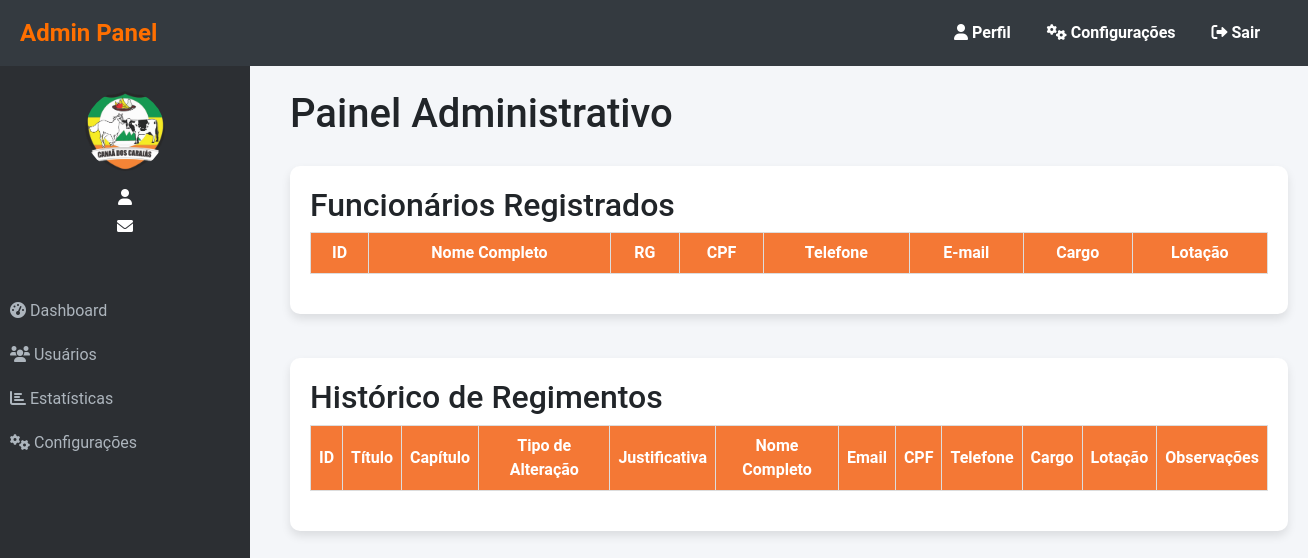
Before: /listar-funcionarios/ with the older database file.
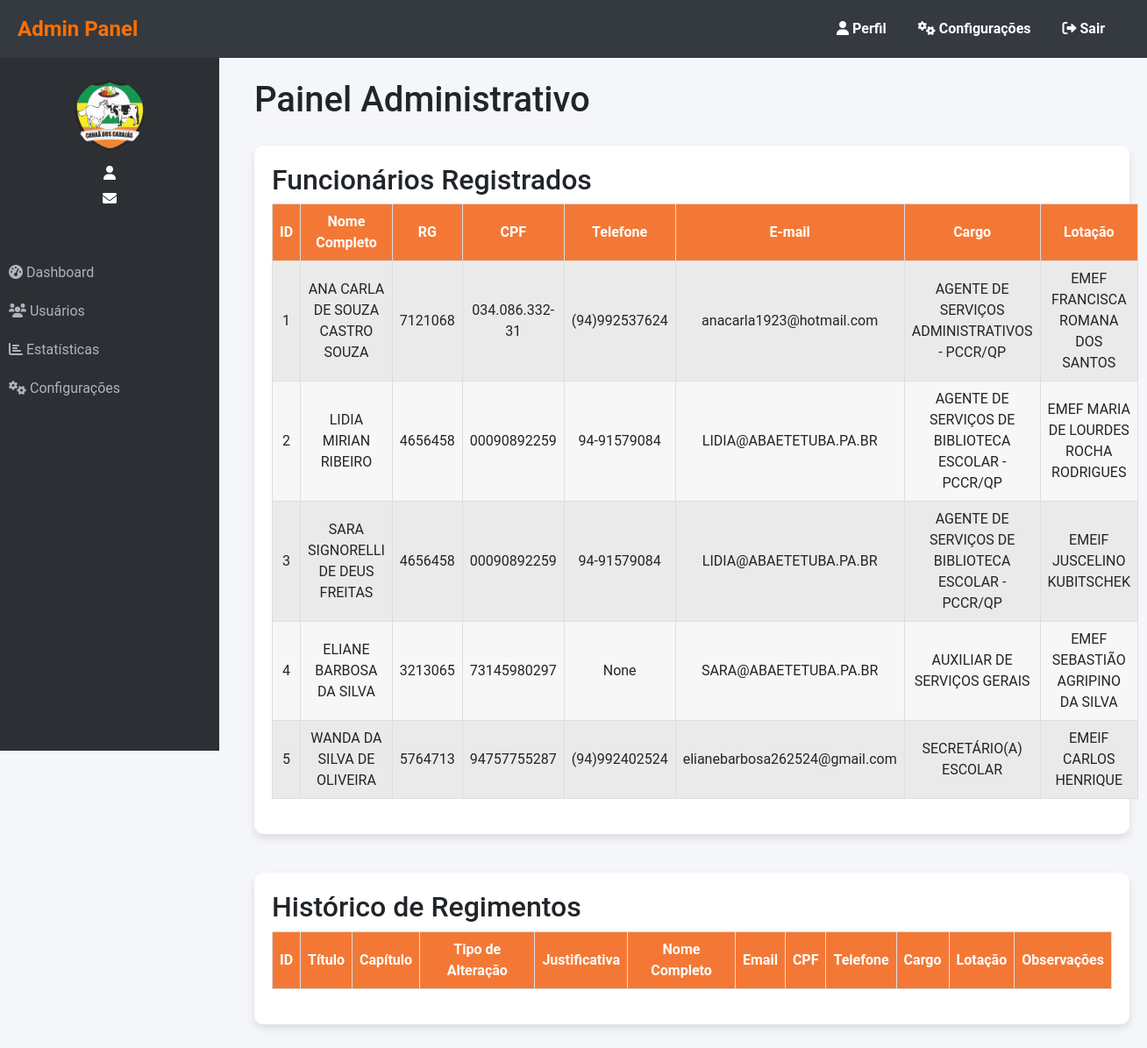
After: the same page with the newer database file.
### website/models.py (models this page shows, shortened)
class Funcionario(models.Model):
    nome_completo = models.CharField(max_length=255)
    rg = models.CharField(max_length=20)
    cpf = models.CharField(max_length=14, unique=True)
    telefone = models.CharField(max_length=15)
    email = models.EmailField(max_length=255)
    cargo = models.CharField(max_length=100)
    lotacao = models.CharField(max_length=100)  # Lotação refers to the work location or department

### website/views.py (the view)
# urls.py: path('listar-funcionarios/', views.listar_funcionarios, name='listar_funcionarios'),
def listar_funcionarios(request):
    funcionarios = Funcionario.objects.all()  # Busca todos os registros da tabela Funcionario
    return render(request, 'listar_funcionarios.html', {'funcionarios': funcionarios})

### website/templates/listar_funcionarios.html (shortened to what this page needs)
<!DOCTYPE html>
{% load static %}
<html lang="en">
<head>
    <link rel="stylesheet" href="https://cdnjs.cloudflare.com/ajax/libs/font-awesome/6.0.0/css/all.min.css">
    <link href="https://cdn.jsdelivr.net/npm/bootstrap@5.3.0-alpha3/dist/css/bootstrap.min.css" rel="stylesheet">
    <link rel="stylesheet" href="{% static 'css/style.css' %}">
</head>
<body>
    <nav class="navbar navbar-expand-lg navbar-dark">
        <a class="navbar-brand" href="#">Admin Panel</a>
        <div class="collapse navbar-collapse" id="navbarNav">
            <ul class="navbar-nav ms-auto">
                <li class="nav-item">
                    <a class="nav-link" href="#"><i class="fas fa-user"></i> Perfil</a>
                </li>
                <li class="nav-item">
                    <a class="nav-link" href="#"><i class="fas fa-cogs"></i> Configurações</a>
                </li>
                <li class="nav-item">
                    <form method="POST" action="{% url 'logout' %}">
                        <button type="submit" class="btn btn-link nav-link">
                            <i class="fas fa-sign-out-alt"></i> Sair
                        </button>
                    </form>
                </li>
            </ul>
        </div>
    </nav>
    <div class="sidebar">
        <div class="admin-info">
            <img src="{% static 'img/admin_background.jpg' %}" alt="Admin Avatar" class="admin-avatar">
            <p><i class="fas fa-user"></i> {{ user.nome_completo }}</p>
            <p><i class="fas fa-envelope"></i> {{ user.email }}</p>
        </div>
        <a href="#"><i class="fas fa-tachometer-alt"></i> Dashboard</a>
        <a href="#"><i class="fas fa-users"></i> Usuários</a>
        <a href="#"><i class="fas fa-chart-bar"></i> Estatísticas</a>
        <a href="#"><i class="fas fa-cogs"></i> Configurações</a>
    </div>
    <div class="main-content">
        <h1>Painel Administrativo</h1>
        <div class="table-container">
            <h2>Funcionários Registrados</h2>
            <table class="table table-striped">
                <thead>
                    <tr>
                        <th>ID</th>
                        <th>Nome Completo</th>
                        <th>RG</th>
                        <th>CPF</th>
                        <th>Telefone</th>
                        <th>E-mail</th>
                        <th>Cargo</th>
                        <th>Lotação</th>
                    </tr>
                </thead>
                <tbody>
                    {% for funcionario in funcionarios %}
                        <tr>
                            <td>{{ funcionario.id }}</td>
                            <td>{{ funcionario.nome_completo }}</td>
                            <td>{{ funcionario.rg }}</td>
                            <td>{{ funcionario.cpf }}</td>
                            <td>{{ funcionario.telefone }}</td>
                            <td>{{ funcionario.email }}</td>
                            <td>{{ funcionario.cargo }}</td>
                            <td>{{ funcionario.lotacao }}</td>
                        </tr>
                    {% endfor %}
                </tbody>
            </table>
        </div>
        <div class="table-container mt-4">
            <h2>Histórico de Regimentos</h2>
            <table class="table table-striped">
                <thead>
                    <tr>
                        <th>ID</th>
                        <th>Título</th>
                        <th>Capítulo</th>
                        <th>Tipo de Alteração</th>
                        <th>Justificativa</th>
                        <th>Nome Completo</th>
                        <th>Email</th>
                        <th>CPF</th>
                        <th>Telefone</th>
                        <th>Cargo</th>
                        <th>Lotação</th>
                        <th>Observações</th>
                    </tr>
                </thead>
            </table>
        </div>
    </div>
</body>
</html>

### static/css/style.css (style rules this page uses)
html, body { height: 100%; margin: 0; display: flex; flex-direction: column; font-family: 'Roboto', sans-serif; background-color: #f5f7fa; }
.navbar { background-color: #343a40; margin-bottom: 0; position: relative; z-index: 1000; }
.navbar-nav .nav-link { color: white !important; font-weight: bold; }
.main-content { flex: 1; display: flex; flex-direction: column; }
.table th, .table td { border: 1px solid #ddd; padding: 8px; text-align: center; vertical-align: middle; }
.table th { background-color: #f47835; color: white; }
.table td { background-color: #f7f7f7; }
.table-container { margin: 20px 0; }
.table { width: 100%; margin-bottom: 20px; border-collapse: collapse; }

### website/templates/listar_funcionarios.html (style rules this page uses)
body { font-family: 'Roboto', sans-serif; background-color: #f4f6f9; }
.navbar { background-color: #343a40; padding: 10px 20px; position: fixed; top: 0; left: 0; width: 100%; z-index: 1000; }
.navbar-brand { color: #ff6f00; font-weight: bold; font-size: 1.5rem; }
.navbar-nav .nav-link { color: #adb5bd; font-size: 1rem; margin-right: 20px; }
.sidebar { background-color: #2c2f33; width: 250px; height: 100vh; position: fixed; top: 56px; left: 0; padding: 20px 0; }
.sidebar .admin-info { text-align: center; margin-bottom: 30px; padding: 15px; }
.sidebar .admin-avatar { width: 80px; height: 80px; border-radius: 50%; margin-bottom: 10px; }
.sidebar .admin-info p { color: #fff; margin: 5px 0; }
.sidebar a { color: #adb5bd; padding: 10px; text-decoration: none; display: block; font-size: 1rem; transition: all 0.3s ease; }
.main-content { margin-left: 270px; margin-top: 70px; padding: 20px; }
.table-container { background-color: #fff; padding: 20px; border-radius: 10px; box-shadow: 0 5px 10px rgba(0, 0, 0, 0.1); }
table th, table td { padding: 10px; text-align: left; }
table th { background-color: #ff6f00; color: white; text-align: center; }
table td { text-align: center; }

Changed rows visible on the page:
added Funcionario: id "1", nome_completo "ANA CARLA DE SOUZA CASTRO SOUZA", rg "7121068", cpf "034.086.332-31", telefone "(94)992537624", email "anacarla1923@hotmail.com", cargo "AGENTE DE SERVIÇOS ADMINISTRATIVOS - PCCR/QP", lotacao "EMEF FRANCISCA ROMANA DOS SANTOS"
added Funcionario: id "2", nome_completo "LIDIA MIRIAN RIBEIRO", rg "4656458", cpf "00090892259", telefone "94-91579084", email "LIDIA@ABAETETUBA.PA.BR", cargo "AGENTE DE SERVIÇOS DE BIBLIOTECA ESCOLAR - PCCR/QP", lotacao "EMEF MARIA DE LOURDES ROCHA RODRIGUES"
added Funcionario: id "3", nome_completo "SARA SIGNORELLI DE DEUS FREITAS", rg "4656458", cpf "00090892259", telefone "94-91579084", email "LIDIA@ABAETETUBA.PA.BR", cargo "AGENTE DE SERVIÇOS DE BIBLIOTECA ESCOLAR - PCCR/QP", lotacao "EMEIF JUSCELINO KUBITSCHEK"
added Funcionario: id "4", nome_completo "ELIANE BARBOSA DA SILVA", rg "3213065", cpf "73145980297", telefone "None", email "SARA@ABAETETUBA.PA.BR", cargo "AUXILIAR DE SERVIÇOS GERAIS", lotacao "EMEF SEBASTIÃO AGRIPINO DA SILVA"
added Funcionario: id "5", nome_completo "WANDA DA SILVA DE OLIVEIRA", rg "5764713", cpf "94757755287", telefone "(94)992402524", email "elianebarbosa262524@gmail.com", cargo "SECRETÁRIO(A) ESCOLAR", lotacao "EMEIF CARLOS HENRIQUE"
